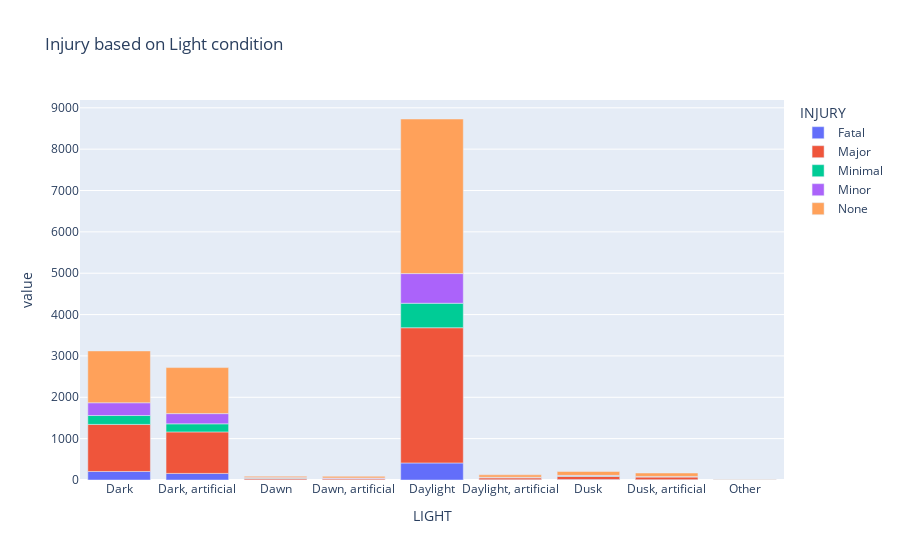

The code cell stored with this chart in its notebook:
### Code cell
# Plot

fig = px.bar(crosstab_light_fatal, title="Injury based on Light condition")
fig.show()

### Figure 1 — Plotly figure (JSON) as saved in the notebook; plotly's stock layout.template omitted (floating-point values rounded to 4 significant figures)
{"data": [{"alignmentgroup": "True", "hovertemplate": "INJURY=Fatal<br>LIGHT=%{x}<br>value=%{y}<extra></extra>", "legendgroup": "Fatal", "marker": {"color": "#636efa"}, "name": "Fatal", "offsetgroup": "Fatal", "orientation": "v", "showlegend": true, "textposition": "auto", "type": "bar", "x": ["Dark", "Dark, artificial", "Dawn", "Dawn, artificial", "Daylight", "Daylight, artificial", "Dusk", "Dusk, artificial", "Other"], "xaxis": "x", "y": [206, 159, 5, 9, 412, 7, 13, 8, 2], "yaxis": "y"}, {"alignmentgroup": "True", "hovertemplate": "INJURY=Major<br>LIGHT=%{x}<br>value=%{y}<extra></extra>", "legendgroup": "Major", "marker": {"color": "#EF553B"}, "name": "Major", "offsetgroup": "Major", "orientation": "v", "showlegend": true, "textposition": "auto", "type": "bar", "x": ["Dark", "Dark, artificial", "Dawn", "Dawn, artificial", "Daylight", "Daylight, artificial", "Dusk", "Dusk, artificial", "Other"], "xaxis": "x", "y": [1138, 1004, 35, 32, 3270, 45, 76, 67, 1], "yaxis": "y"}, {"alignmentgroup": "True", "hovertemplate": "INJURY=Minimal<br>LIGHT=%{x}<br>value=%{y}<extra></extra>", "legendgroup": "Minimal", "marker": {"color": "#00cc96"}, "name": "Minimal", "offsetgroup": "Minimal", "orientation": "v", "showlegend": true, "textposition": "auto", "type": "bar", "x": ["Dark", "Dark, artificial", "Dawn", "Dawn, artificial", "Daylight", "Daylight, artificial", "Dusk", "Dusk, artificial", "Other"], "xaxis": "x", "y": [215, 195, 11, 3, 592, 11, 11, 4, 0], "yaxis": "y"}, {"alignmentgroup": "True", "hovertemplate": "INJURY=Minor<br>LIGHT=%{x}<br>value=%{y}<extra></extra>", "legendgroup": "Minor", "marker": {"color": "#ab63fa"}, "name": "Minor", "offsetgroup": "Minor", "orientation": "v", "showlegend": true, "textposition": "auto", "type": "bar", "x": ["Dark", "Dark, artificial", "Dawn", "Dawn, artificial", "Daylight", "Daylight, artificial", "Dusk", "Dusk, artificial", "Other"], "xaxis": "x", "y": [309, 247, 7, 7, 717, 4, 12, 8, 0], "yaxis": "y"}, {"alignmentgroup": "True", "hovertemplate": "INJURY=None<br>LIGHT=%{x}<br>value=%{y}<extra></extra>", "legendgroup": "None", "marker": {"color": "#FFA15A"}, "name": "None", "offsetgroup": "None", "orientation": "v", "showlegend": true, "textposition": "auto", "type": "bar", "x": ["Dark", "Dark, artificial", "Dawn", "Dawn, artificial", "Daylight", "Daylight, artificial", "Dusk", "Dusk, artificial", "Other"], "xaxis": "x", "y": [1253, 1113, 31, 37, 3738, 57, 93, 82, 2], "yaxis": "y"}], "layout": {"barmode": "relative", "legend": {"title": {"text": "INJURY"}, "tracegroupgap": 0}, "title": {"text": "Injury based on Light condition"}, "xaxis": {"anchor": "y", "domain": [0, 1], "title": {"text": "LIGHT"}}, "yaxis": {"anchor": "x", "domain": [0, 1], "title": {"text": "value"}}}}
